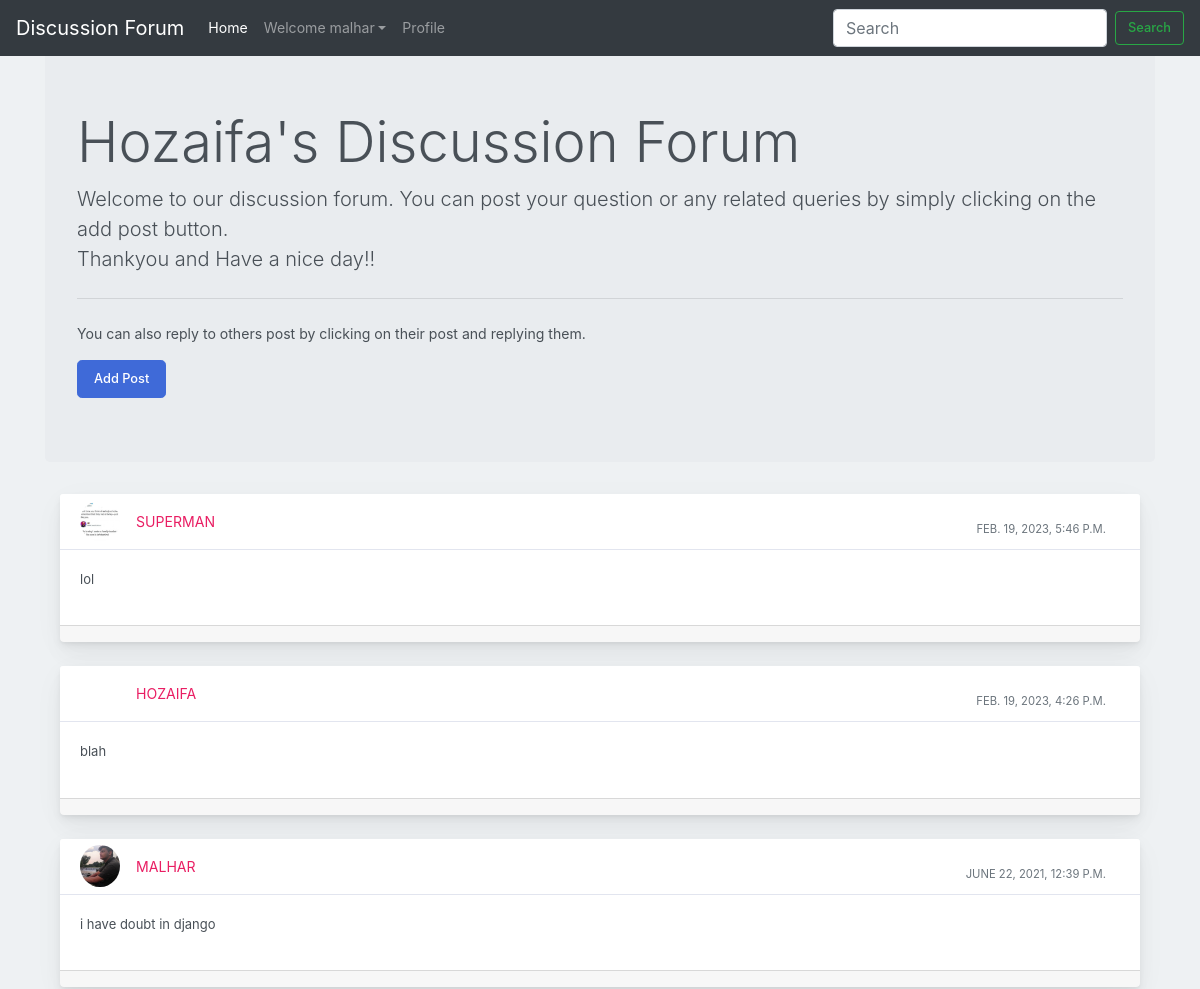
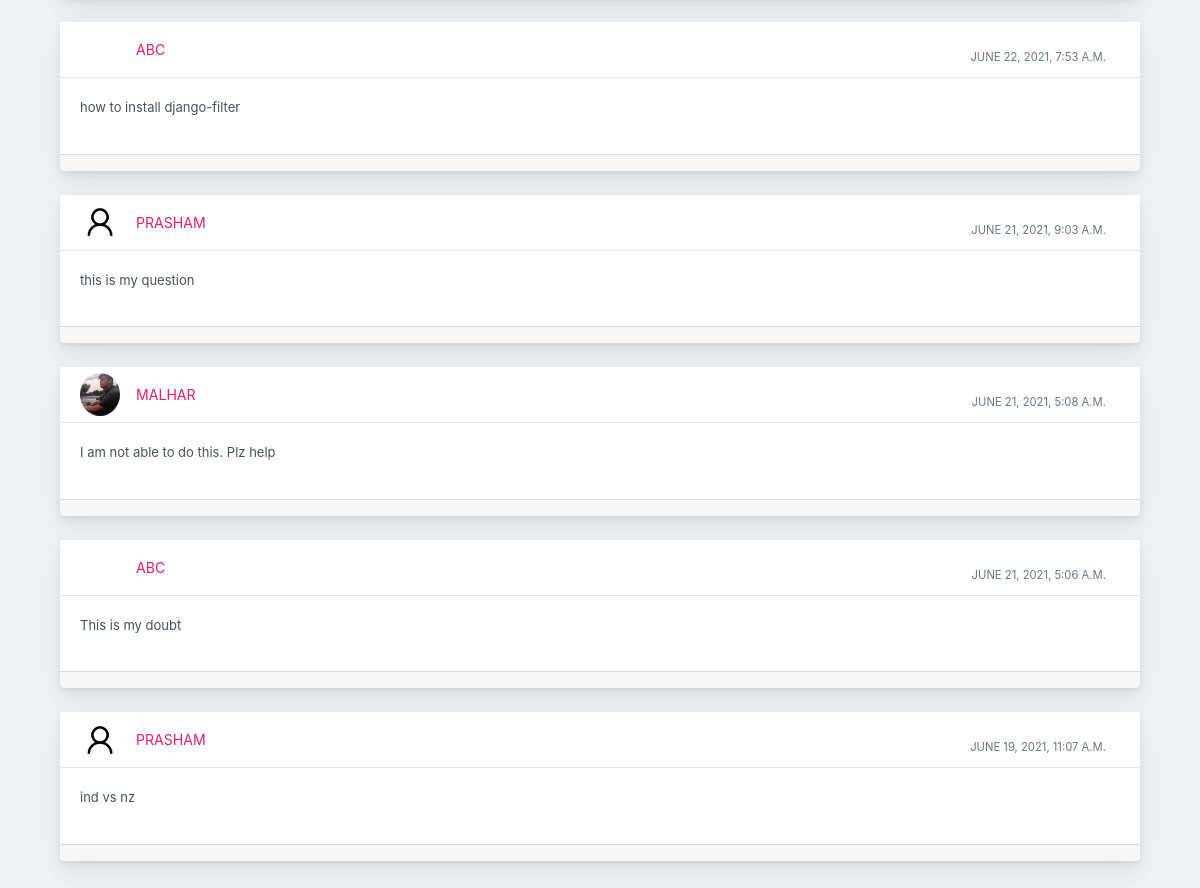
The app's page / (signed in) with its own data (2 pictures, top to bottom).
### profile_of_user/models.py (models this page shows)
class Post(models.Model):
    user1 = models.ForeignKey(User, on_delete=models.CASCADE, default=1)
    post_id = models.AutoField
    post_content = models.CharField(max_length=5000)
    timestamp= models.DateTimeField(default=now)
    image = models.ImageField(upload_to="images",default="")

### profile_of_user/views.py (the view, shortened to what this page needs)
# urls.py: path("", views.forum, name="Forum"),
def forum(request):
    posts = Post.objects.filter().order_by('-timestamp')
    return render(request, "forum.html", {'posts': posts})

### profile_of_user/templates/forum.html (shortened to what this page needs)
{% extends 'basic.html' %}
{% block homeactive %} active {% endblock homeactive %}
{% block body %}
{% load static %}
<div class="container my-4">
<div class="jumbotron">
    <h1 class="display-4">Hozaifa's Discussion Forum</h1>
    <p class="lead">Welcome to our discussion forum. You can post your question or any related queries by simply clicking on the add post button. <br> Thankyou and Have a nice day!!</p>
    <hr class="my-4">
    <p>You can also reply to others post by clicking on their post and replying them.</p>
      <button class="btn btn-primary btn-lg" data-target="#questions" data-toggle="modal" role="button">Add Post</button>
    </div>
    {% for post in posts %}
    <div class="container-fluid mt-10">
      <div class="row">
          <div class="col-md-12">
              <div class="card mb-4">
                  <div class="card-header">
                      <div class="media flex-wrap w-100 align-items-center"> <img src="/media/{{post.image}}"
                              class="d-block ui-w-40 rounded-circle" alt="">
                          <div class="media-body ml-3"> <a href="/discussion/{{post.id}}" data-abc="true">{{post.user1}}</a>
                          </div>
                          <div class="text-muted small ml-3">
                            <div class="px-4 pt-3">{{post.timestamp}} </div>
                          </div>
                      </div>
                  </div>
                  <div class="card-body">
                      <p>{{post.post_content}}</p>
                  </div>
                  <div class="card-footer d-flex flex-wrap justify-content-between align-items-center px-0 pt-0 pb-3">
                  </div>
              </div>
          </div>
      </div>
  </div>
  {% endfor %}
</div>
    {% endblock %}

### profile_of_user/templates/basic.html (shortened to what this page needs)
<!doctype html>
<html lang="en">
  <head>
    <link rel="stylesheet" href="https://stackpath.bootstrapcdn.com/bootstrap/4.2.1/css/bootstrap.min.css">
  </head>
  <body>
    <nav class="navbar navbar-expand-lg navbar-dark bg-dark fixed-top">
        <a class="navbar-brand" href="/">Discussion Forum</a>
        <div class="collapse navbar-collapse" id="navbarSupportedContent">
            <ul class="navbar-nav mr-auto">
                <li class="nav-item {% block homeactive %} {% endblock homeactive %} ">
                    <a class="nav-link" href="/">Home </a>
                </li>
                {% if user.is_authenticated %}
                <ul class="navbar-nav mr-2">
                    <li class="nav-item dropdown">
                        <a class="nav-link dropdown-toggle" href='#' id="navbarDropdown" role="button"
                           data-toggle="dropdown"> Welcome {{request.user}}</a>
                        <div class="dropdown-menu" aria-labelledby="navbarDropdown">
                            <li class="nav-item {% block profileactive %} {% endblock profileactive %}">
                                <a class="nav-link" href="/myprofile">Profile</a>
                            </li>
                        </div>
                    </li>
                {% endif %}
            </ul>
            <form class="form-inline my-2 my-lg-0" method="GET" action="{% url 'search_results' %}">
              <input class="form-control mr-sm-2" type="search" placeholder="Search" aria-label="Search" name="q">
              <button class="btn btn-outline-success my-2 my-sm-0" type="submit">Search</button>
          </form>
        </div>
    </nav>
    <br>
</body>
{% block body %} {% endblock %}
</html>

### records on screen
Post: image (picture), user1 "SUPERMAN", timestamp "FEB. 19, 2023, 5:46 P.M.", post_content "lol"
Post: user1 "HOZAIFA", timestamp "FEB. 19, 2023, 4:26 P.M.", post_content "blah"
Post: image (picture), user1 "MALHAR", timestamp "JUNE 22, 2021, 12:39 P.M.", post_content "i have doubt in django"
Post: user1 "ABC", timestamp "JUNE 22, 2021, 7:53 A.M.", post_content "how to install django-filter"
Post: image (placeholder picture), user1 "PRASHAM", timestamp "JUNE 21, 2021, 9:03 A.M.", post_content "this is my question"
Post: image (picture), user1 "MALHAR", timestamp "JUNE 21, 2021, 5:08 A.M.", post_content "I am not able to do this. Plz help"
Post: user1 "ABC", timestamp "JUNE 21, 2021, 5:06 A.M.", post_content "This is my doubt"
Post: image (placeholder picture), user1 "PRASHAM", timestamp "JUNE 19, 2021, 11:07 A.M.", post_content "ind vs nz"

### other values on screen
{{ request.user }} "malhar"
